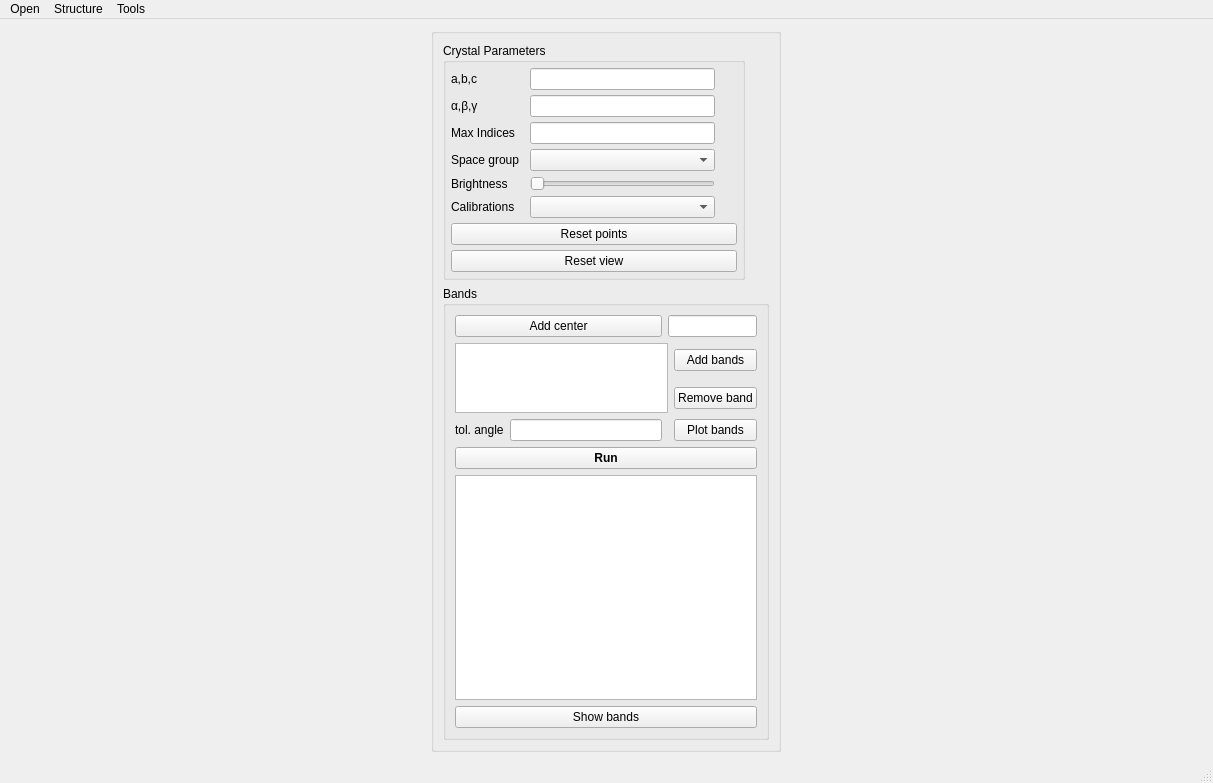
<?xml version="1.0" encoding="UTF-8"?>
<ui version="4.0">
 <class>Kikuchi</class>
 <widget class="QMainWindow" name="Kikuchi">
  <property name="geometry">
   <rect>
    <x>0</x>
    <y>0</y>
    <width>1213</width>
    <height>783</height>
   </rect>
  </property>
  <property name="windowTitle">
   <string>Kikuchi</string>
  </property>
  <widget class="QWidget" name="centralwidget">
   <layout class="QGridLayout" name="gridLayout_7">
    <item row="0" column="2">
     <widget class="QGroupBox" name="groupBox_2">
      <property name="maximumSize">
       <size>
        <width>350</width>
        <height>16777215</height>
       </size>
      </property>
      <property name="title">
       <string/>
      </property>
      <layout class="QGridLayout" name="gridLayout">
       <item row="2" column="0" rowspan="2" colspan="5">
        <widget class="QGroupBox" name="groupBox_9">
         <property name="maximumSize">
          <size>
           <width>16777215</width>
           <height>16777215</height>
          </size>
         </property>
         <property name="title">
          <string>Bands</string>
         </property>
         <layout class="QGridLayout" name="gridLayout_10">
          <item row="2" column="3">
           <widget class="QPushButton" name="Button_addband">
            <property name="enabled">
             <bool>true</bool>
            </property>
            <property name="text">
             <string>Add bands</string>
            </property>
           </widget>
          </item>
          <item row="2" column="0" rowspan="2" colspan="3">
           <widget class="QListWidget" name="ListBox_d_2">
            <property name="enabled">
             <bool>true</bool>
            </property>
            <property name="sizePolicy">
             <sizepolicy hsizetype="Expanding" vsizetype="Expanding">
              <horstretch>0</horstretch>
              <verstretch>0</verstretch>
             </sizepolicy>
            </property>
            <property name="maximumSize">
             <size>
              <width>16777215</width>
              <height>100</height>
             </size>
            </property>
           </widget>
          </item>
          <item row="3" column="3">
           <widget class="QPushButton" name="Button_remove_band">
            <property name="text">
             <string>Remove band</string>
            </property>
           </widget>
          </item>
          <item row="13" column="0" rowspan="2" colspan="4">
           <widget class="QListWidget" name="ListBox_theo"/>
          </item>
          <item row="4" column="3">
           <widget class="QPushButton" name="plot_bands_button">
            <property name="text">
             <string>Plot bands</string>
            </property>
           </widget>
          </item>
          <item row="0" column="0" colspan="2">
           <widget class="QPushButton" name="Button_add_center">
            <property name="text">
             <string>Add center</string>
            </property>
           </widget>
          </item>
          <item row="0" column="2" colspan="2">
           <widget class="QLineEdit" name="centerLine"/>
          </item>
          <item row="4" column="0">
           <widget class="QLabel" name="label">
            <property name="text">
             <string>tol. angle</string>
            </property>
           </widget>
          </item>
          <item row="4" column="1">
           <widget class="QLineEdit" name="tol_entry"/>
          </item>
          <item row="12" column="0" colspan="4">
           <widget class="QPushButton" name="Button_run">
            <property name="font">
             <font>
              <weight>75</weight>
              <bold>true</bold>
             </font>
            </property>
            <property name="text">
             <string>Run</string>
            </property>
           </widget>
          </item>
          <item row="15" column="0" colspan="4">
           <widget class="QPushButton" name="Button_orientation">
            <property name="text">
             <string>Show bands</string>
            </property>
           </widget>
          </item>
         </layout>
        </widget>
       </item>
       <item row="1" column="0">
        <widget class="QGroupBox" name="groupBox">
         <property name="maximumSize">
          <size>
           <width>16777215</width>
           <height>16777215</height>
          </size>
         </property>
         <property name="title">
          <string>Crystal Parameters</string>
         </property>
         <layout class="QGridLayout" name="gridLayout_2">
          <property name="margin">
           <number>5</number>
          </property>
          <property name="spacing">
           <number>5</number>
          </property>
          <item row="25" column="0" colspan="6">
           <widget class="QPushButton" name="Button_reset">
            <property name="text">
             <string>Reset points</string>
            </property>
           </widget>
          </item>
          <item row="0" column="0">
           <widget class="QLabel" name="a_label">
            <property name="text">
             <string>a,b,c</string>
            </property>
           </widget>
          </item>
          <item row="0" column="2">
           <widget class="QLineEdit" name="abc_entry"/>
          </item>
          <item row="9" column="5">
           <widget class="QLabel" name="d_label_var">
            <property name="text">
             <string/>
            </property>
           </widget>
          </item>
          <item row="9" column="0">
           <widget class="QLabel" name="alpha_label">
            <property name="text">
             <string>&lt;html&gt;&lt;head/&gt;&lt;body&gt;&lt;p&gt;α,β,γ  &lt;/p&gt;&lt;/body&gt;&lt;/html&gt;</string>
            </property>
           </widget>
          </item>
          <item row="14" column="0">
           <widget class="QLabel" name="indice_label">
            <property name="text">
             <string>Max Indices</string>
            </property>
           </widget>
          </item>
          <item row="15" column="0">
           <widget class="QLabel" name="space_group_label">
            <property name="text">
             <string>Space group</string>
            </property>
           </widget>
          </item>
          <item row="16" column="0">
           <widget class="QLabel" name="brightness_label">
            <property name="text">
             <string>Brightness</string>
            </property>
           </widget>
          </item>
          <item row="9" column="2">
           <widget class="QLineEdit" name="alphabetagamma_entry"/>
          </item>
          <item row="14" column="2">
           <widget class="QLineEdit" name="indice_entry"/>
          </item>
          <item row="15" column="2">
           <widget class="QComboBox" name="space_group_Box"/>
          </item>
          <item row="16" column="2">
           <widget class="QSlider" name="brightness_slider">
            <property name="orientation">
             <enum>Qt::Horizontal</enum>
            </property>
           </widget>
          </item>
          <item row="19" column="0">
           <widget class="QLabel" name="Calib_label">
            <property name="text">
             <string>Calibrations</string>
            </property>
           </widget>
          </item>
          <item row="19" column="2">
           <widget class="QComboBox" name="Calib_box"/>
          </item>
          <item row="26" column="0" colspan="6">
           <widget class="QPushButton" name="reset_view_button">
            <property name="text">
             <string>Reset view</string>
            </property>
           </widget>
          </item>
         </layout>
        </widget>
       </item>
      </layout>
     </widget>
    </item>
    <item row="0" column="1">
     <layout class="QGridLayout" name="mplvl"/>
    </item>
   </layout>
  </widget>
  <widget class="QMenuBar" name="menubar">
   <property name="geometry">
    <rect>
     <x>0</x>
     <y>0</y>
     <width>1213</width>
     <height>23</height>
    </rect>
   </property>
   <widget class="QMenu" name="menuSave">
    <property name="title">
     <string>Open</string>
    </property>
    <addaction name="actionSave_figure"/>
   </widget>
   <widget class="QMenu" name="menuStructure">
    <property name="title">
     <string>Structure</string>
    </property>
   </widget>
   <widget class="QMenu" name="menuRefine">
    <property name="title">
     <string>Tools</string>
    </property>
    <addaction name="actionRefine_orientation"/>
    <addaction name="actionTilt"/>
   </widget>
   <addaction name="menuSave"/>
   <addaction name="menuStructure"/>
   <addaction name="menuRefine"/>
  </widget>
  <widget class="QStatusBar" name="statusbar"/>
  <action name="actionSave_figure">
   <property name="text">
    <string>Open image</string>
   </property>
  </action>
  <action name="actionCalculate_Schmid_factor">
   <property name="text">
    <string>calculate Schmid factor</string>
   </property>
  </action>
  <action name="actionCalculate_spectrum">
   <property name="text">
    <string>Plot spectrum</string>
   </property>
  </action>
  <action name="actionRefine_orientation">
   <property name="text">
    <string>Refine orientation</string>
   </property>
  </action>
  <action name="actionGet_orientation_at_zero_tilt">
   <property name="text">
    <string>get orientation at zero-tilt</string>
   </property>
  </action>
  <action name="actionTilt">
   <property name="text">
    <string>Tilt conditions</string>
   </property>
  </action>
 </widget>
 <tabstops>
  <tabstop>abc_entry</tabstop>
  <tabstop>alphabetagamma_entry</tabstop>
  <tabstop>indice_entry</tabstop>
  <tabstop>space_group_Box</tabstop>
  <tabstop>brightness_slider</tabstop>
  <tabstop>Calib_box</tabstop>
  <tabstop>Button_reset</tabstop>
  <tabstop>reset_view_button</tabstop>
  <tabstop>Button_add_center</tabstop>
  <tabstop>centerLine</tabstop>
  <tabstop>ListBox_d_2</tabstop>
  <tabstop>Button_addband</tabstop>
  <tabstop>Button_remove_band</tabstop>
  <tabstop>tol_entry</tabstop>
  <tabstop>plot_bands_button</tabstop>
  <tabstop>Button_run</tabstop>
  <tabstop>ListBox_theo</tabstop>
  <tabstop>Button_orientation</tabstop>
 </tabstops>
 <resources/>
 <connections/>
 <slots>
  <slot>plot()</slot>
 </slots>
</ui>
